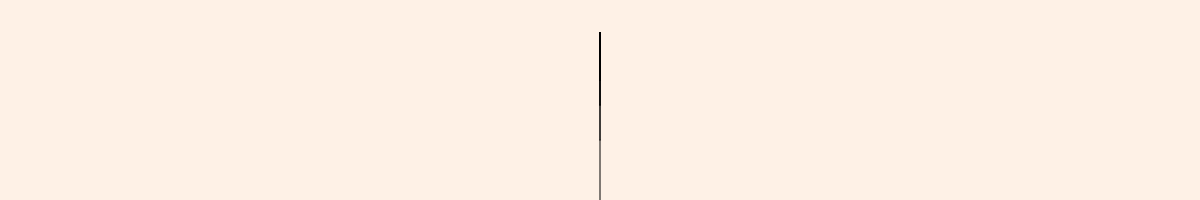
Frame 1 (no input)
Frame 60 (no input): identical to frame 1, image omitted
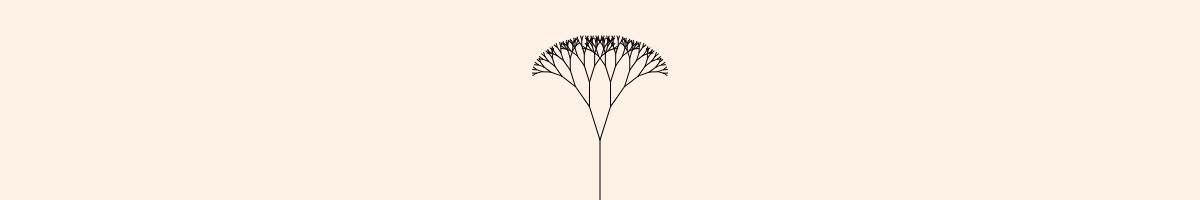
Frame 120 (the mouse pressed at the canvas centre since frame 60)

The p5.js sketch that drew these frames (run headless with seeded random() and noise() and a simulated clock; from frame 60 on, the mouse is pressed at the canvas centre):

// p5.js sketch
// ── sketch.js
let theta;

function setup() {
  createCanvas(windowWidth, 200);
}

function draw() {
  background(254,241,230);
  frameRate(30);
    stroke(0,0,0);
    // Let's pick an angle 0 to 90 degrees based on the mouse position
    let a = (mouseX / width) * 35;
    // Convert it to radians
    theta = radians(a);
    // Start the tree from the bottom of the screen
    translate(width/2,height);
    // Draw a line 120 pixels
    line(0,0,0,-60);
    // Move to the end of that line
    translate(0,-60);
    // Start the recursive branching!
    branch(50);
}

function branch(h) {
  // Each branch will be 2/3rds the size of the previous one
  h *= 0.70;

  // All recursive functions must have an exit condition!!!!
  // Here, ours is when the length of the branch is 2 pixels or less
  if (h > 4) {
    push();    // Save the current state of transformation (i.e. where are we now)
    rotate(theta);   // Rotate by theta
    line(0, 0, 0, -h);  // Draw the branch
    translate(0, -h); // Move to the end of the branch
    branch(h);       // Ok, now call myself to draw two new branches!!
    pop();     // Whenever we get back here, we "pop" in order to restore the previous matrix state

    // Repeat the same thing, only branch off to the "left" this time!
    push();
    rotate(-theta);
    line(0, 0, 0, -h);
    translate(0, -h);
    branch(h);
    pop();
  }
}



// ── style.css
html, body {
  margin: 0;
  padding-left: 50px;
}
canvas {
  display: flex;
}
